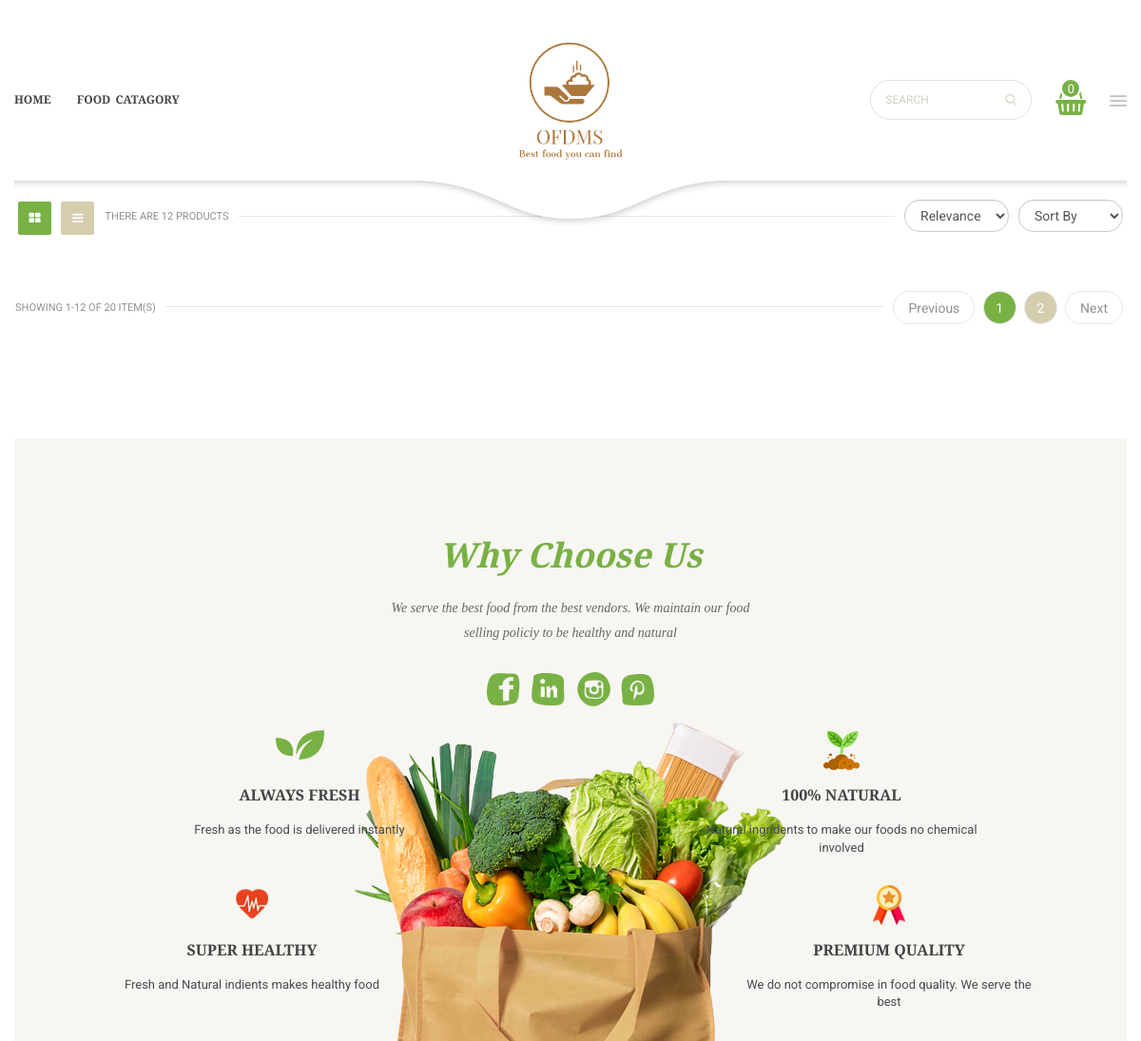
The page /food_list/1 (upper part) on the database as committed earlier.
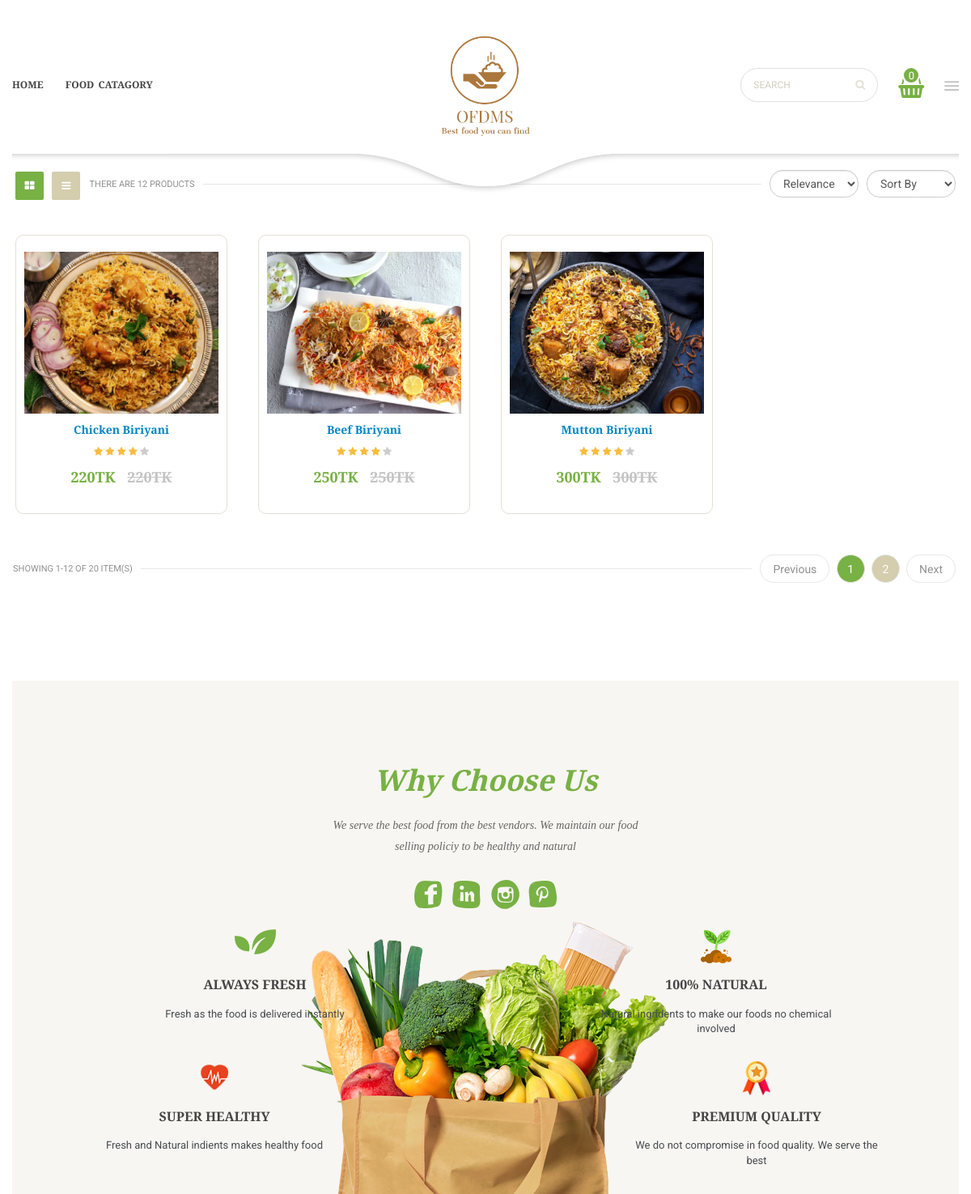
The same page on the database as committed later.
### product/models.py (models this page shows)
class Product(models.Model):
    name = models.CharField(max_length=20, null=False)
    price = models.CharField(max_length=20, null=False)
    category = models.ForeignKey(ProductCategory, on_delete=models.CASCADE, null=True)
    created_by = models.ForeignKey(vmodel.Vendor, on_delete=models.CASCADE, null=True)
    image= models.ImageField(upload_to='product/img/',null=True,blank=True)
    status= models.CharField(max_length=20,default=0)
    description= models.TextField(default='')

### mainapp/views.py (the view, shortened to what this page needs)
# urls.py: path('food_list/<int:pk>', views.food_list, name='food_list'),
def food_list(request,pk):
    cat = True
    product =  pmodel.Product.objects.all().filter(status=1,category=pk)
    category = pmodel.ProductCategory.objects.all()
    dict = {'product':product,'category':category,'cat':cat}
    return render(request, 'index.html',context=dict)

### mainapp/views.py (called while the page is built)
def is_vendor(user):
    return user.groups.filter(name='VENDOR').exists()

def is_dman(user):
    return user.groups.filter(name='DELIVERY').exists()

def is_guest(user):
    return user.groups.filter(name='GUEST').exists()

### templates/index.html (shortened to what the changed rows need)
{% load static %}
<!DOCTYPE html>
<html lang="zxx">
<head>
    <link rel="stylesheet" href="{% static 'libs/bootstrap/css/bootstrap.css' %}">
    <link rel="stylesheet" href="{% static 'libs/font-awesome/css/font-awesome.min.css' %}">
    <link rel="stylesheet" href="{% static 'libs/font-material/css/material-design-iconic-font.min.css' %}">
    <link rel="stylesheet" href="{% static 'libs/nivo-slider/css/nivo-slider.css' %}">
    <link rel="stylesheet" href="{% static 'libs/nivo-slider/css/animate.css' %}">
    <link rel="stylesheet" href="{% static 'libs/nivo-slider/css/style.css' %}">
    <link rel="stylesheet" href="{% static 'libs/owl.carousel/assets/owl.carousel.min.css' %}">
    <link rel="stylesheet" href="{% static 'libs/slider-range/css/jslider.css' %}">
    <link rel="stylesheet" href="{% static 'css/style.css' %}">
    <link rel="stylesheet" href="{% static 'css/reponsive.css' %}">
</head>
<body class="home home-4">
<div id="all">
    {% block body %}
        <div id="content" class="site-content">
            <div class="container" style="margin-top: 20px">
                <div class="row">
                    <div id="center-column" class="col-lg-12 col-md-12">
                        <div class="product-category-page">
                            <div class="tab-content">
                                <div class="tab-pane active" id="products-grid">
                                    <div class="products-block">
                                        <div class="row">
                                            {% for i in product %}
                                                <div class="col-md-3 col-sm-4 col-xs-12">
                                                    <div class="product-item">
                                                        <div class="product-image">
                                                            <a href="{% url 'food_details' %}">
                                                                <div style="background-image: url('/media/{{ i.image }}'); background-repeat: no-repeat; background-size: cover; background-position: 50%; height:200px; width:100%; )">
                                                                </div>
                                                            </a>
                                                        </div>
                                                        <div style="margin-top: 10px" class=" product-title">
                                                            <a id="namepr{{ i.id }}" href="{% url 'food_details' %}">
                                                                {{ i.name }}
                                                            </a>
                                                        </div>
                                                        <div class="product-rating">
                                                            <div class="star on"></div>
                                                            <div class="star on"></div>
                                                            <div class="star on "></div>
                                                            <div class="star on"></div>
                                                            <div class="star"></div>
                                                        </div>
                                                        <div class="product-price">
                                                            <span class="sale-price" id="pricepr{{ i.id }}">{{ i.price }}TK</span>
                                                            <span class="base-price">{{ i.price }}TK</span>
                                                        </div>
                                                    </div>
                                                </div>
                                            {% endfor %}
                                        </div>
                                    </div>
                                </div>
                            </div>
                        </div>
                    </div>
                </div>
            </div>
        </div>
    {% endblock body %}
</div>
</body>
</html>

Rows that differ between the two databases and show on the page:
added Product: image (picture), name "Chicken Biriyani", price "220"
added Product: image (picture), name "Beef Biriyani", price "250"
added Product: image (picture), name "Mutton Biriyani", price "300"
